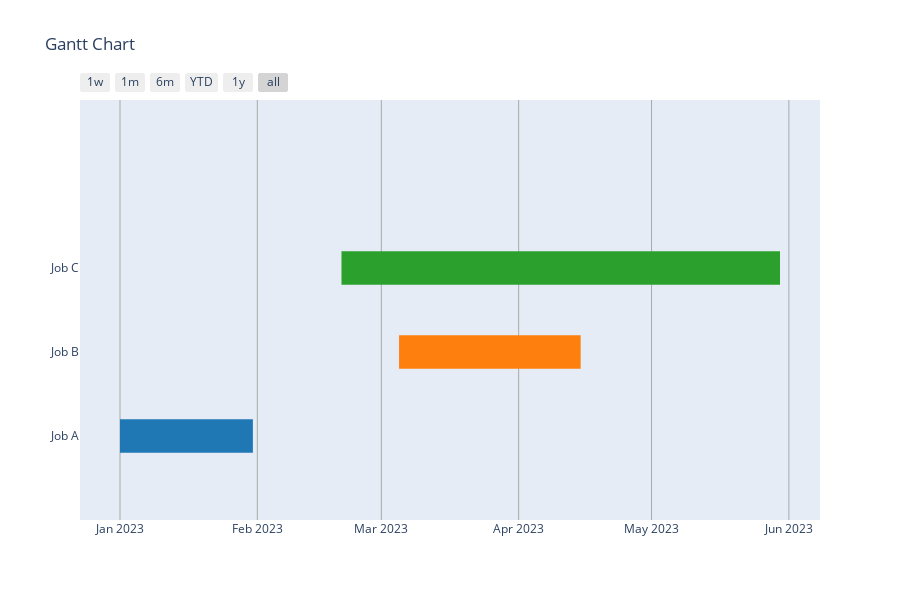

The cell this chart's notebook holds for it:
### Code cell
import plotly.figure_factory as ff

# Define your data
df = [dict(Task="Job A", Start='2023-01-01', Finish='2023-01-31'),
      dict(Task="Job B", Start='2023-03-05', Finish='2023-04-15'),
      dict(Task="Job C", Start='2023-02-20', Finish='2023-05-30')]

# Create a figure
fig = ff.create_gantt(df)

# Add a grid
fig.update_xaxes(showgrid=True, gridwidth=1, gridcolor='DarkGrey')

# Show the figure
fig.show()

### Figure 1 — Plotly figure (JSON) as saved in the notebook; plotly's stock layout.template omitted (floating-point values rounded to 4 significant figures)
{"data": [{"fill": "toself", "fillcolor": "rgb(255, 127, 14)", "hoverinfo": "name", "legendgroup": "rgb(255, 127, 14)", "mode": "none", "name": "Job B", "type": "scatter", "x": ["2023-03-05", "2023-04-15", "2023-04-15", "2023-03-05"], "y": [0.8, 0.8, 1.2, 1.2]}, {"fill": "toself", "fillcolor": "rgb(31, 119, 180)", "hoverinfo": "name", "legendgroup": "rgb(31, 119, 180)", "mode": "none", "name": "Job A", "type": "scatter", "x": ["2023-01-01", "2023-01-31", "2023-01-31", "2023-01-01"], "y": [-0.2, -0.2, 0.2, 0.2]}, {"fill": "toself", "fillcolor": "rgb(44, 160, 44)", "hoverinfo": "name", "legendgroup": "rgb(44, 160, 44)", "mode": "none", "name": "Job C", "type": "scatter", "x": ["2023-02-20", "2023-05-30", "2023-05-30", "2023-02-20"], "y": [1.8, 1.8, 2.2, 2.2]}, {"legendgroup": "rgb(255, 127, 14)", "marker": {"color": "rgb(255, 127, 14)", "opacity": 0, "size": 1}, "mode": "markers", "name": "", "showlegend": false, "text": [null, null], "type": "scatter", "x": ["2023-03-05", "2023-04-15"], "y": [1, 1]}, {"legendgroup": "rgb(31, 119, 180)", "marker": {"color": "rgb(31, 119, 180)", "opacity": 0, "size": 1}, "mode": "markers", "name": "", "showlegend": false, "text": [null, null], "type": "scatter", "x": ["2023-01-01", "2023-01-31"], "y": [0, 0]}, {"legendgroup": "rgb(44, 160, 44)", "marker": {"color": "rgb(44, 160, 44)", "opacity": 0, "size": 1}, "mode": "markers", "name": "", "showlegend": false, "text": [null, null], "type": "scatter", "x": ["2023-02-20", "2023-05-30"], "y": [2, 2]}], "layout": {"height": 600, "hovermode": "closest", "showlegend": false, "title": {"text": "Gantt Chart"}, "xaxis": {"gridcolor": "DarkGrey", "gridwidth": 1, "rangeselector": {"buttons": [{"count": 7, "label": "1w", "step": "day", "stepmode": "backward"}, {"count": 1, "label": "1m", "step": "month", "stepmode": "backward"}, {"count": 6, "label": "6m", "step": "month", "stepmode": "backward"}, {"count": 1, "label": "YTD", "step": "year", "stepmode": "todate"}, {"count": 1, "label": "1y", "step": "year", "stepmode": "backward"}, {"step": "all"}]}, "showgrid": true, "type": "date", "zeroline": false}, "yaxis": {"autorange": false, "range": [-1, 4], "showgrid": false, "ticktext": ["Job A", "Job B", "Job C"], "tickvals": [0, 1, 2], "zeroline": false}}}
